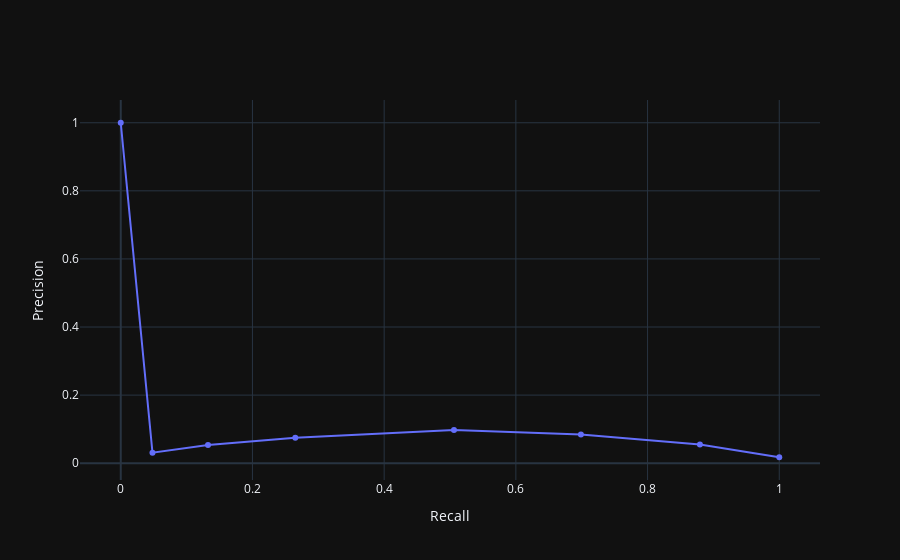

Notebook cell for this chart:
### Code cell
from sklearn.metrics import precision_recall_curve
import plotly.graph_objects as go

p, r, d = precision_recall_curve(results_df["class_index"], results_df["predictions"])

F1 = 2 * p * r /(p + r)

fig = go.Figure()
fig.add_trace(go.Scatter(x=r, y=p, hovertext=[f"decision boundary: {x:.2f}\nF1 score: {f:.03f}" for x, f in zip(d, F1)]))

fig.update_xaxes(title="Recall")
fig.update_yaxes(title="Precision")
fig.show()

# Why are the F values different!

### Figure 1 — Plotly figure (JSON) as saved in the notebook; plotly's stock layout.template omitted (floating-point values rounded to 4 significant figures)
{"data": [{"hovertext": ["decision boundary: 0.00\nF1 score: 0.034", "decision boundary: 0.17\nF1 score: 0.104", "decision boundary: 0.33\nF1 score: 0.150", "decision boundary: 0.50\nF1 score: 0.163", "decision boundary: 0.67\nF1 score: 0.117", "decision boundary: 0.83\nF1 score: 0.076", "decision boundary: 1.00\nF1 score: 0.038"], "x": [1.0, 0.8795, 0.6988, 0.506, 0.2651, 0.1325, 0.04819, 0.0], "y": [0.0175, 0.05522, 0.08406, 0.09722, 0.07509, 0.05366, 0.03101, 1.0], "type": "scatter"}], "layout": {"xaxis": {"title": {"text": "Recall"}}, "yaxis": {"title": {"text": "Precision"}}}}
